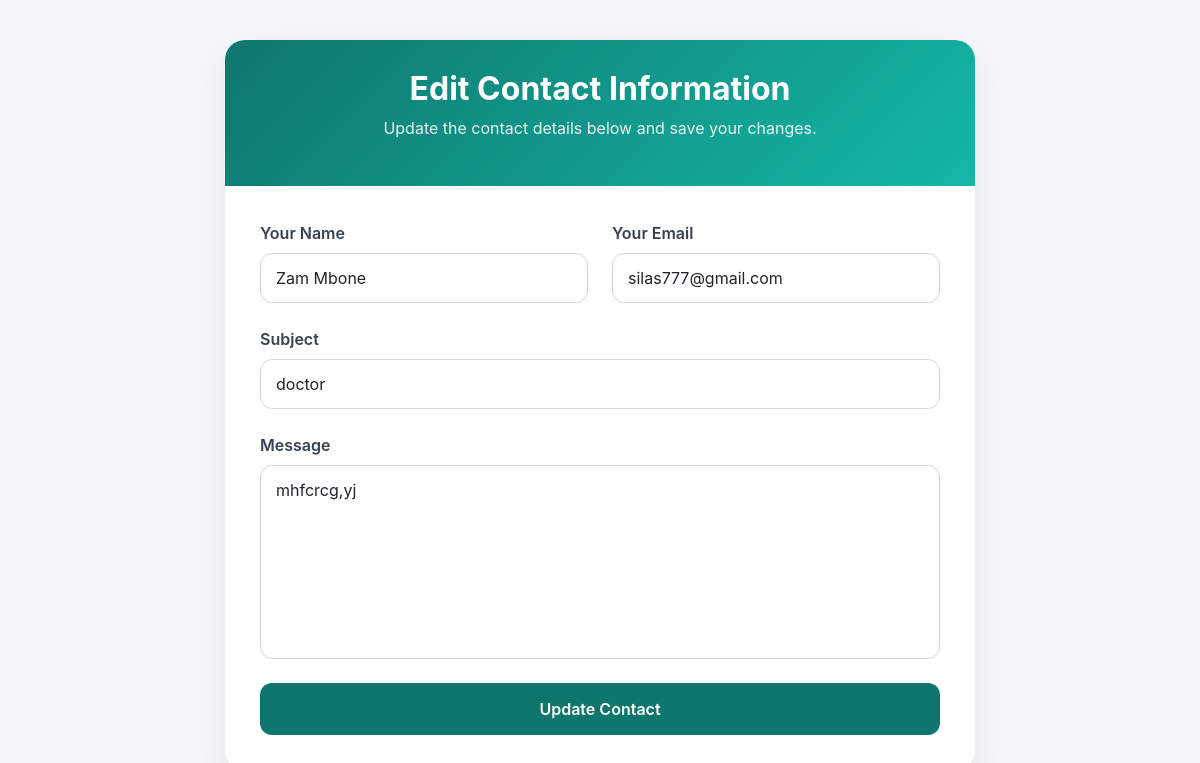
The page /edit/3 on the database its author committed.
### Genesisapp/models.py (models this page shows, shortened)
class Contact (models.Model):
 name =models.CharField(max_length=20)
 email=models.EmailField()
 subject=models.CharField(max_length=200)
 message=models.TextField()

### Genesisapp/views.py (the view)
# urls.py: path('edit/<int:id>', views.edit),
def edit(request, id):
    editappointment = get_object_or_404(Contact, id = id)
    if request.method=='POST':
        editappointment.name = request.POST.get('name')
        editappointment.email = request.POST.get('email')
        editappointment.subject = request.POST.get('subject')
        editappointment.message = request.POST.get('message')
        editappointment.save()
        return redirect('/show')
    else:
        return render(request, 'edit.html', {'editappointment':editappointment})

### templates/edit.html (shortened to what this page needs)
{% load static %}
<!DOCTYPE html>
<html lang="en">
<head>
    <link rel="stylesheet" href="{% static 'assets/vendor/bootstrap/css/bootstrap.min.css' %}">
</head>
<body>
<div class="edit-card">
    <div class="card-header">
        <h2>Edit Contact Information</h2>
        <p>Update the contact details below and save your changes.</p>
    </div>
    <div class="card-body">
        <form method="post">
            <div class="row gy-4">
                <div class="col-md-6">
                    <label for="name-field" class="form-label">
                        Your Name
                    </label>
                    <input
                        type="text"
                        id="name-field"
                        name="name"
                        value="{{ editappointment.name }}"
                        class="form-control"
                        required>
                </div>
                <div class="col-md-6">
                    <label for="email-field" class="form-label">
                        Your Email
                    </label>
                    <input
                        type="email"
                        id="email-field"
                        name="email"
                        value="{{ editappointment.email }}"
                        class="form-control"
                        required>
                </div>
                <div class="col-md-12">
                    <label for="subject-field" class="form-label">
                        Subject
                    </label>
                    <input
                        type="text"
                        id="subject-field"
                        name="subject"
                        value="{{ editappointment.subject }}"
                        class="form-control"
                        required>
                </div>
                <div class="col-md-12">
                    <label for="message-field" class="form-label">
                        Message
                    </label>
                    <textarea
                        id="message-field"
                        name="message"
                        rows="7"
                        class="form-control"
                        required>{{ editappointment.message }}</textarea>
                </div>
                <div class="col-12">
                    <button type="submit" class="btn-update">
                        Update Contact
                    </button>
                </div>
            </div>
        </form>
    </div>
</div>
</body>
</html>

### templates/edit.html (style rules this page uses)
* { margin:0; padding:0; box-sizing:border-box; }
body { background:#f4f7fb; font-family:Inter,"Segoe UI",sans-serif; min-height:100vh; display:flex; justify-content:center; align-items:center; padding:40px 20px; }
.edit-card { width:100%; max-width:750px; background:white; border-radius:20px; box-shadow:0 15px 40px rgba(0,0,0,.08); overflow:hidden; }
.card-header { background:linear-gradient(135deg,#0f766e,#14b8a6); color:white; text-align:center; padding:30px; }
.card-header h2 { margin:0; font-weight:700; }
.card-header p { margin-top:8px; opacity:.9; }
.card-body { padding:35px; }
.form-label { font-weight:600; color:#374151; margin-bottom:8px; }
.form-control { border-radius:12px; padding:12px 15px; border:1px solid #d1d5db; transition:.3s; }
textarea.form-control { resize:none; }
.btn-update { width:100%; background:#0f766e; color:white; border:none; padding:14px; border-radius:12px; font-size:16px; font-weight:600; transition:.3s; }

### rows shown on the page
Contact: name "Zam Mbone", email "silas777@gmail.com", subject "doctor", message "mhfcrcg,yj"
